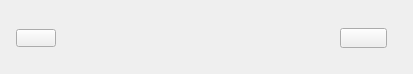
<?xml version="1.0" encoding="UTF-8"?>
<ui version="4.0">
 <class>Ukpliw</class>
 <widget class="QWidget" name="Ukpliw">
  <property name="geometry">
   <rect>
    <x>0</x>
    <y>0</y>
    <width>413</width>
    <height>74</height>
   </rect>
  </property>
  <property name="windowTitle">
   <string>Form</string>
  </property>
  <widget class="QLabel" name="icon">
   <property name="geometry">
    <rect>
     <x>12</x>
     <y>14</y>
     <width>48</width>
     <height>48</height>
    </rect>
   </property>
   <property name="text">
    <string/>
   </property>
  </widget>
  <widget class="QLabel" name="name">
   <property name="geometry">
    <rect>
     <x>69</x>
     <y>19</y>
     <width>131</width>
     <height>18</height>
    </rect>
   </property>
   <property name="text">
    <string/>
   </property>
  </widget>
  <widget class="QLabel" name="descr">
   <property name="geometry">
    <rect>
     <x>69</x>
     <y>38</y>
     <width>155</width>
     <height>18</height>
    </rect>
   </property>
   <property name="text">
    <string/>
   </property>
  </widget>
  <widget class="QPushButton" name="btn">
   <property name="geometry">
    <rect>
     <x>340</x>
     <y>28</y>
     <width>47</width>
     <height>20</height>
    </rect>
   </property>
   <property name="text">
    <string/>
   </property>
  </widget>
  <widget class="QLabel" name="candidateVersion">
   <property name="geometry">
    <rect>
     <x>200</x>
     <y>19</y>
     <width>120</width>
     <height>18</height>
    </rect>
   </property>
   <property name="text">
    <string/>
   </property>
  </widget>
  <widget class="QPushButton" name="btnDetail">
   <property name="geometry">
    <rect>
     <x>16</x>
     <y>29</y>
     <width>40</width>
     <height>18</height>
    </rect>
   </property>
   <property name="text">
    <string/>
   </property>
  </widget>
  <widget class="QLabel" name="installedsize">
   <property name="geometry">
    <rect>
     <x>220</x>
     <y>38</y>
     <width>100</width>
     <height>18</height>
    </rect>
   </property>
   <property name="text">
    <string/>
   </property>
  </widget>
 </widget>
 <resources/>
 <connections/>
</ui>
